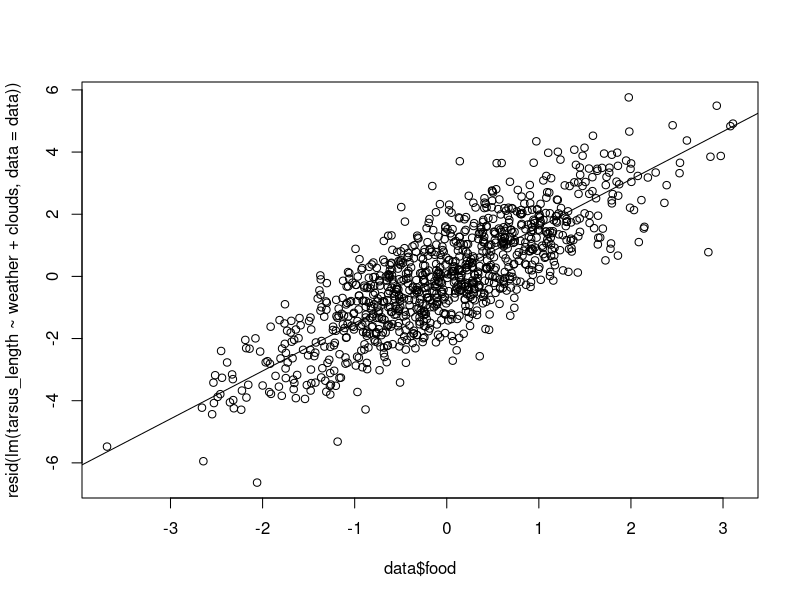

Generate this figure with R:
## ---- chunk 1
knitr::opts_chunk$set(echo = TRUE)
## ---- chunk 2
library(MASS) ### this might be a package you need to install

##simulate multivariate normal data - this means that our parameters are related to each other
sigma <- matrix(c(1, 0.2, 0.1,
                       0.2, 1, 0.15,
                       0.1, 0.15, 1), nrow = 3) ## positive-definite symmetric matrix specifying the covariance matrix of the variables - what does this mean? Make you sure can explain to yourself what this line does.

### This line gives us 3 parameters - how many do we want?
predictors<-mvrnorm(1000,rep(0,3), sigma) ###we are simulating the predictors here. What have we told this command to do? How correlated are the predictors?
cor.test(predictors[,1], predictors[,2])

## ---- chunk 3

response<-1.5*predictors[,1]+0.75*predictors[,2]+0.05*predictors[,3]+rnorm(1000, 0, 1) ### change this line based on what your response variable and imagined predictors are. Note that I have simulated a relationship between all predictors and the response, and note how much error I have simulated. 

cbind.data.frame(response, predictors)->data
names(data)<-c("tarsus_length", "food", "weather", "clouds") ### PUT INFORMATIVE NAMES HERE FOR WHAT YOU'RE SIMULATING
summary(data)

## ---- chunk 4

lm(tarsus_length~food+weather+clouds, data=data)->model1
summary(model1)
anova(model1)

## ---- chunk 5

plot(data$food, resid(lm(tarsus_length~weather+clouds, data=data))) ### Do this for each of the three parameters of interest!
abline(model1)


## ---- chunk 6

lm(tarsus_length~food*weather*clouds, data=data)->model2
summary(model2)
anova(model2)

## ---- chunk 7
predictor_4<-rnorm(1000,0,1)

response2<-1.5*predictors[,1]+ifelse(predictors[,1]>0.4, 0.5, 0)*predictor_4+rnorm(1000, 0, 1) ### make sure that you understand for yourself what this line does. Change this line so that it makes sense for your simulations!

cbind.data.frame(data, response2, predictor_4)->data2

names(data2)<-c("tarsus_length", "food", "weather", "clouds", "fat_reserves", "density")
## ---- chunk 8

lm(fat_reserves~food*weather*clouds*density, data=data2)->model3
summary(model3)
anova(model3)

